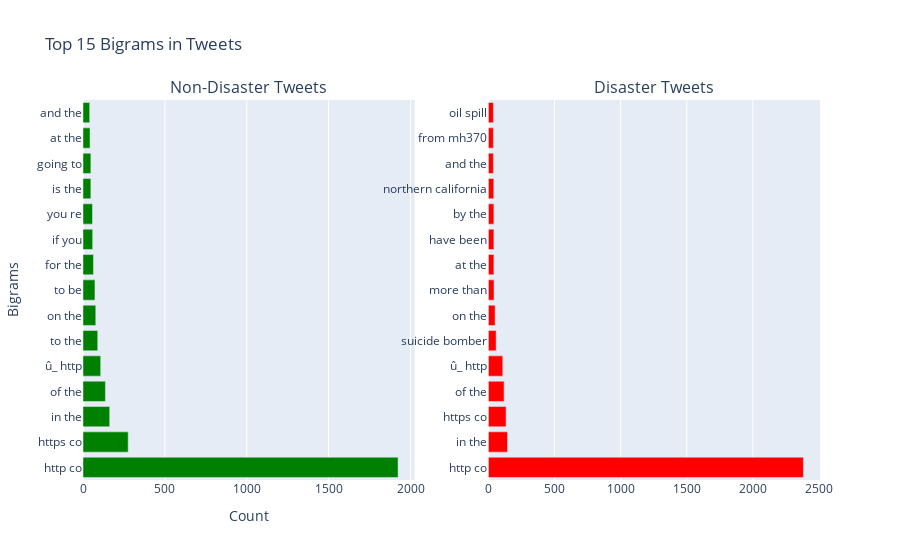

Notebook code for this chart:
### Code cell
plost_most_common_bigrams(raw=True, top=15)

### Figure 1 — Plotly figure (JSON) as saved in the notebook; plotly's stock layout.template omitted (floating-point values rounded to 4 significant figures)
{"data": [{"marker": {"color": "green"}, "name": "Non-Disaster", "orientation": "h", "type": "bar", "x": [1924, 276, 163, 137, 108, 90, 78, 73, 64, 59, 58, 48, 48, 43, 41], "xaxis": "x", "y": ["http co", "https co", "in the", "of the", "û_ http", "to the", "on the", "to be", "for the", "if you", "you re", "is the", "going to", "at the", "and the"], "yaxis": "y"}, {"marker": {"color": "red"}, "name": "Disaster", "orientation": "h", "type": "bar", "x": [2382, 145, 134, 119, 109, 59, 51, 43, 42, 42, 42, 41, 38, 38, 38], "xaxis": "x2", "y": ["http co", "in the", "https co", "of the", "û_ http", "suicide bomber", "on the", "more than", "at the", "have been", "by the", "northern california", "and the", "from mh370", "oil spill"], "yaxis": "y2"}], "layout": {"annotations": [{"font": {"size": 16}, "showarrow": false, "text": "Non-Disaster Tweets", "x": 0.225, "xanchor": "center", "xref": "paper", "y": 1, "yanchor": "bottom", "yref": "paper"}, {"font": {"size": 16}, "showarrow": false, "text": "Disaster Tweets", "x": 0.775, "xanchor": "center", "xref": "paper", "y": 1, "yanchor": "bottom", "yref": "paper"}], "showlegend": false, "title": {"text": "Top 15 Bigrams in Tweets"}, "xaxis": {"anchor": "y", "domain": [0, 0.45], "title": {"text": "Count"}}, "xaxis2": {"anchor": "y2", "domain": [0.55, 1]}, "yaxis": {"anchor": "x", "domain": [0, 1], "title": {"text": "Bigrams"}}, "yaxis2": {"anchor": "x2", "domain": [0, 1]}}}
